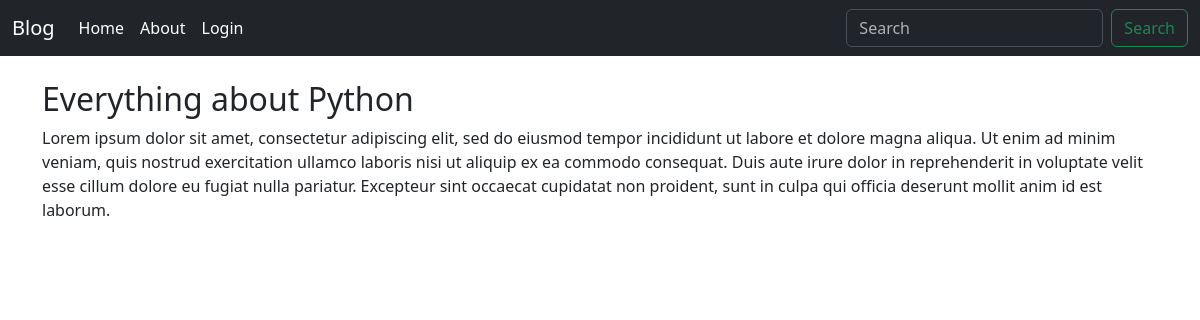
/post/1, run on the app's committed database.
### posts/models.py (models this page shows, shortened)
class Posts(models.Model):
    user = models.ForeignKey(User, on_delete=models.CASCADE, default=1)
    title = models.CharField(max_length=100)
    content = models.TextField(null=True)

### posts/views.py (the view)
# urls.py: path('post/<str:pk>', views.post, name='posts-post'),
def post(request, pk):
    post = Posts.objects.get(pk=int(pk))
    context = {'post': post}
    return render(request, 'posts/posts.html', context)

### posts/templates/posts/posts.html
{% extends 'base.html' %}
{% block content %}
    <br>
    <div class="container">
        <h2>{{post.title}}</h2>
        <p>{{post.content}}</p>
    </div>
{% endblock content %}

### data on the page
Posts: title "Everything about Python", content "Lorem ipsum dolor sit amet, consectetur adipiscing elit, sed do eiusmod tempor incididunt ut labore et dolore magna aliqua. Ut enim ad minim veniam, quis nostrud exercitation ullamco laboris nisi ut aliquip ex ea commodo consequat. Duis aute irure dolor in reprehenderit in voluptate velit esse cillum dolore eu fugiat nulla pariatur. Excepteur sint occaecat cupidatat non proident, sunt in culpa qui officia deserunt mollit anim id est laborum."
